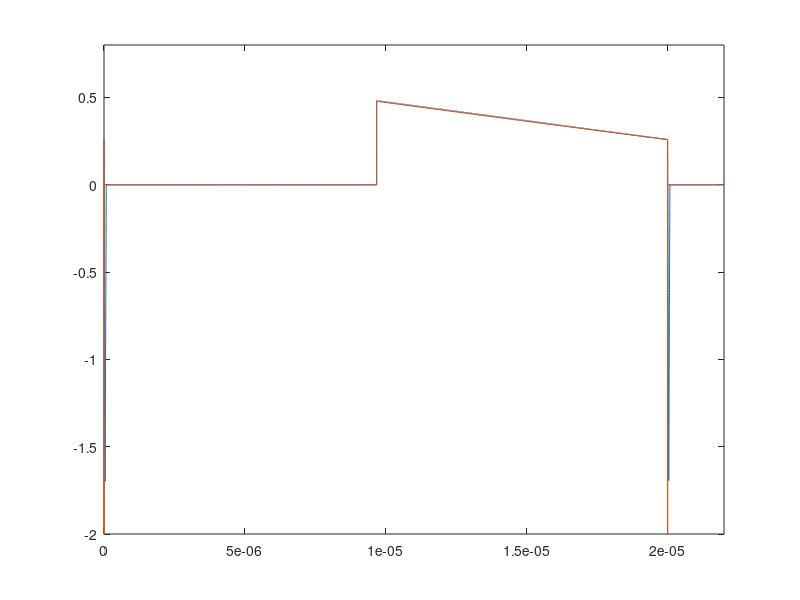

The MATLAB source for this figure: (Note: this script raises an error after producing the figure.)
fs = 50e3;
Ts = 1/fs;

C = 39e-6;
rC = 0.23;

L = 220e-6;
rL = 0.65;

R = 10;
Vdf = 0.8;

Vi = 9;
Vo = 3.7;
Io = Vo/R;

D = ( Vo * (1+rL/R) + Vdf ) / (Vi + Vdf);
Ton = D*Ts;
Toff = Ts-Ton;

delta_iL = (Vdf+Vo*(1+rL/R))*Toff/L;

didt = 50e+6;
Irr = 1.7;
trr = 75e-9;

t3 = (Io-delta_iL/2)/didt;
t4 = Irr/didt;
t5 = trr-t4;


N = 50000;
Tf = 1.1*Ts;
t = linspace(0, Tf, N);
disparo = t;
iL = t;
vL = t;
id = t;

for i=1:N
    tt = mod(t(i), Ts);
    if tt <= Ton
        disparo(i) = 1;
        vL(i) = Vi - Vo - Io*rL;
        iL(i) = Io - delta_iL/2 + vL(i)/L*tt;
        
        if tt <= t3+t4
            id(i) = (Io-delta_iL/2)-didt*tt;
        elseif tt <= t3+trr
            tt = tt-t3-t4;
            id(i) = Irr * (tt/t5 -1);
        else
            id(i) = 0;
        end
    else
        disparo(i) = 0;
        vL(i) = -Vdf - Vo - Io*rL;
        iL(i) = Io + delta_iL/2 + vL(i)/L*(tt-Ton);
        id(i) = iL(i);
    end
end

data = csvread('e4_tp1_ej2.csv', 1, 0);
t_spice = data(:,1);
vl_spice = data(:,2);
id_spice = data(:,3);
il_spice = data(:,4);

% ax1 = subplot(4,1,1);
% plot(t, disparo);
% ylim([-0.5, 1.5]);
% xlim([0, Tf]);
% xticklabels({});
% formataxes('', '', 'Nivel l\''ogico');
% 
% ax2 = subplot(4,1,2);
% plot(t, vL);
% hold on;
% plot(t_spice, vl_spice);
% xlim([0, Tf]);
% xticklabels({});
% formataxes('', '', '$v_L(t)$ (V)', 'C\''alculo', 'Simulaci\''on');
% 
% ax3 = subplot(4,1,3);
% plot(t, iL);
% hold on;
% plot(t_spice, il_spice);
% xlim([0, Tf]);
% xticklabels({});
% formataxes('', '', '$i_L(t)$ (A)', 'C\''alculo', 'Simulaci\''on');
% 
% 
% ax4 = subplot(4,1,4);
% plot(t, id);
% hold on;
% plot(t_spice, id_spice);
% xlim([0, Tf]);
% ylim([-2, 0.8]);
% formataxes('', 'Tiempo (s)', '$i_D(t)$ (A)', 'C\''alculo', 'Simulaci\''on');

plot(t, id);
hold on;
plot(t_spice, id_spice);
xlim([0, Tf]);
ylim([-2, 0.8]);
formataxes('', 'Tiempo (s)', '$i_D(t)$ (A)', 'C\''alculo', 'Simulaci\''on');



